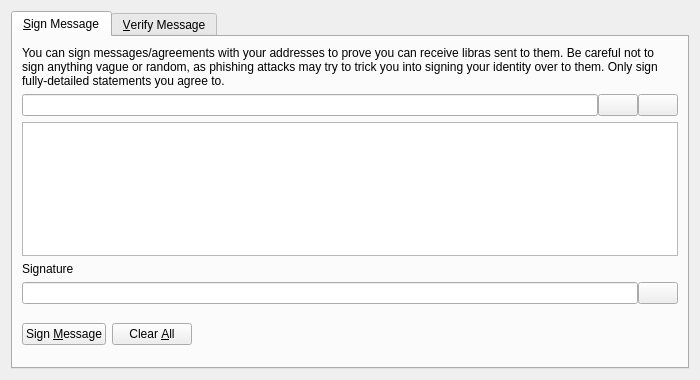
<?xml version="1.0" encoding="UTF-8"?>
<ui version="4.0">
 <class>SignVerifyMessageDialog</class>
 <widget class="QDialog" name="SignVerifyMessageDialog">
  <property name="geometry">
   <rect>
    <x>0</x>
    <y>0</y>
    <width>700</width>
    <height>380</height>
   </rect>
  </property>
  <property name="windowTitle">
   <string>Signatures - Sign / Verify a Message</string>
  </property>
  <property name="modal">
   <bool>true</bool>
  </property>
  <layout class="QVBoxLayout" name="verticalLayout">
   <item>
    <widget class="QTabWidget" name="tabWidget">
     <property name="currentIndex">
      <number>0</number>
     </property>
     <widget class="QWidget" name="tabSignMessage">
      <attribute name="title">
       <string>&amp;Sign Message</string>
      </attribute>
      <layout class="QVBoxLayout" name="verticalLayout_SM">
       <item>
        <widget class="QLabel" name="infoLabel_SM">
         <property name="text">
          <string>You can sign messages/agreements with your addresses to prove you can receive libras sent to them. Be careful not to sign anything vague or random, as phishing attacks may try to trick you into signing your identity over to them. Only sign fully-detailed statements you agree to.</string>
         </property>
         <property name="textFormat">
          <enum>Qt::PlainText</enum>
         </property>
         <property name="wordWrap">
          <bool>true</bool>
         </property>
        </widget>
       </item>
       <item>
        <layout class="QHBoxLayout" name="horizontalLayout_1_SM">
         <property name="spacing">
          <number>0</number>
         </property>
         <item>
          <widget class="QValidatedLineEdit" name="addressIn_SM">
           <property name="toolTip">
            <string>The Libra address to sign the message with</string>
           </property>
          </widget>
         </item>
         <item>
          <widget class="QPushButton" name="addressBookButton_SM">
           <property name="toolTip">
            <string>Choose previously used address</string>
           </property>
           <property name="text">
            <string/>
           </property>
           <property name="icon">
            <iconset resource="../libra.qrc">
             <normaloff>:/icons/address-book</normaloff>:/icons/address-book</iconset>
           </property>
           <property name="shortcut">
            <string>Alt+A</string>
           </property>
           <property name="autoDefault">
            <bool>false</bool>
           </property>
          </widget>
         </item>
         <item>
          <widget class="QPushButton" name="pasteButton_SM">
           <property name="toolTip">
            <string>Paste address from clipboard</string>
           </property>
           <property name="text">
            <string/>
           </property>
           <property name="icon">
            <iconset resource="../libra.qrc">
             <normaloff>:/icons/editpaste</normaloff>:/icons/editpaste</iconset>
           </property>
           <property name="shortcut">
            <string>Alt+P</string>
           </property>
           <property name="autoDefault">
            <bool>false</bool>
           </property>
          </widget>
         </item>
        </layout>
       </item>
       <item>
        <widget class="QPlainTextEdit" name="messageIn_SM">
         <property name="toolTip">
          <string>Enter the message you want to sign here</string>
         </property>
        </widget>
       </item>
       <item>
        <widget class="QLabel" name="signatureLabel_SM">
         <property name="text">
          <string>Signature</string>
         </property>
         <property name="textFormat">
          <enum>Qt::PlainText</enum>
         </property>
        </widget>
       </item>
       <item>
        <layout class="QHBoxLayout" name="horizontalLayout_2_SM">
         <property name="spacing">
          <number>0</number>
         </property>
         <item>
          <widget class="QLineEdit" name="signatureOut_SM">
           <property name="font">
            <font>
             <italic>true</italic>
            </font>
           </property>
           <property name="readOnly">
            <bool>true</bool>
           </property>
          </widget>
         </item>
         <item>
          <widget class="QPushButton" name="copySignatureButton_SM">
           <property name="toolTip">
            <string>Copy the current signature to the system clipboard</string>
           </property>
           <property name="text">
            <string/>
           </property>
           <property name="icon">
            <iconset resource="../libra.qrc">
             <normaloff>:/icons/editcopy</normaloff>:/icons/editcopy</iconset>
           </property>
           <property name="autoDefault">
            <bool>false</bool>
           </property>
          </widget>
         </item>
        </layout>
       </item>
       <item>
        <layout class="QHBoxLayout" name="horizontalLayout_3_SM">
         <item>
          <widget class="QPushButton" name="signMessageButton_SM">
           <property name="toolTip">
            <string>Sign the message to prove you own this Libra address</string>
           </property>
           <property name="text">
            <string>Sign &amp;Message</string>
           </property>
           <property name="icon">
            <iconset resource="../libra.qrc">
             <normaloff>:/icons/edit</normaloff>:/icons/edit</iconset>
           </property>
           <property name="autoDefault">
            <bool>false</bool>
           </property>
          </widget>
         </item>
         <item>
          <widget class="QPushButton" name="clearButton_SM">
           <property name="toolTip">
            <string>Reset all sign message fields</string>
           </property>
           <property name="text">
            <string>Clear &amp;All</string>
           </property>
           <property name="icon">
            <iconset resource="../libra.qrc">
             <normaloff>:/icons/remove</normaloff>:/icons/remove</iconset>
           </property>
           <property name="autoDefault">
            <bool>false</bool>
           </property>
          </widget>
         </item>
         <item>
          <spacer name="horizontalSpacer_1_SM">
           <property name="orientation">
            <enum>Qt::Horizontal</enum>
           </property>
           <property name="sizeHint" stdset="0">
            <size>
             <width>40</width>
             <height>48</height>
            </size>
           </property>
          </spacer>
         </item>
         <item>
          <widget class="QLabel" name="statusLabel_SM">
           <property name="font">
            <font>
             <weight>75</weight>
             <bold>true</bold>
            </font>
           </property>
           <property name="text">
            <string/>
           </property>
           <property name="wordWrap">
            <bool>true</bool>
           </property>
          </widget>
         </item>
         <item>
          <spacer name="horizontalSpacer_2_SM">
           <property name="orientation">
            <enum>Qt::Horizontal</enum>
           </property>
           <property name="sizeHint" stdset="0">
            <size>
             <width>40</width>
             <height>48</height>
            </size>
           </property>
          </spacer>
         </item>
        </layout>
       </item>
      </layout>
     </widget>
     <widget class="QWidget" name="tabVerifyMessage">
      <attribute name="title">
       <string>&amp;Verify Message</string>
      </attribute>
      <layout class="QVBoxLayout" name="verticalLayout_VM">
       <item>
        <widget class="QLabel" name="infoLabel_VM">
         <property name="text">
          <string>Enter the receiver's address, message (ensure you copy line breaks, spaces, tabs, etc. exactly) and signature below to verify the message. Be careful not to read more into the signature than what is in the signed message itself, to avoid being tricked by a man-in-the-middle attack. Note that this only proves the signing party receives with the address, it cannot prove sendership of any transaction!</string>
         </property>
         <property name="textFormat">
          <enum>Qt::PlainText</enum>
         </property>
         <property name="alignment">
          <set>Qt::AlignLeading|Qt::AlignLeft|Qt::AlignTop</set>
         </property>
         <property name="wordWrap">
          <bool>true</bool>
         </property>
        </widget>
       </item>
       <item>
        <layout class="QHBoxLayout" name="horizontalLayout_1_VM">
         <property name="spacing">
          <number>0</number>
         </property>
         <item>
          <widget class="QValidatedLineEdit" name="addressIn_VM">
           <property name="toolTip">
            <string>The Libra address the message was signed with</string>
           </property>
          </widget>
         </item>
         <item>
          <widget class="QPushButton" name="addressBookButton_VM">
           <property name="toolTip">
            <string>Choose previously used address</string>
           </property>
           <property name="text">
            <string/>
           </property>
           <property name="icon">
            <iconset resource="../libra.qrc">
             <normaloff>:/icons/address-book</normaloff>:/icons/address-book</iconset>
           </property>
           <property name="shortcut">
            <string>Alt+A</string>
           </property>
           <property name="autoDefault">
            <bool>false</bool>
           </property>
          </widget>
         </item>
        </layout>
       </item>
       <item>
        <widget class="QPlainTextEdit" name="messageIn_VM"/>
       </item>
       <item>
        <widget class="QValidatedLineEdit" name="signatureIn_VM"/>
       </item>
       <item>
        <layout class="QHBoxLayout" name="horizontalLayout_2_VM">
         <item>
          <widget class="QPushButton" name="verifyMessageButton_VM">
           <property name="toolTip">
            <string>Verify the message to ensure it was signed with the specified Libra address</string>
           </property>
           <property name="text">
            <string>Verify &amp;Message</string>
           </property>
           <property name="icon">
            <iconset resource="../libra.qrc">
             <normaloff>:/icons/transaction_0</normaloff>:/icons/transaction_0</iconset>
           </property>
           <property name="autoDefault">
            <bool>false</bool>
           </property>
          </widget>
         </item>
         <item>
          <widget class="QPushButton" name="clearButton_VM">
           <property name="toolTip">
            <string>Reset all verify message fields</string>
           </property>
           <property name="text">
            <string>Clear &amp;All</string>
           </property>
           <property name="icon">
            <iconset resource="../libra.qrc">
             <normaloff>:/icons/remove</normaloff>:/icons/remove</iconset>
           </property>
           <property name="autoDefault">
            <bool>false</bool>
           </property>
          </widget>
         </item>
         <item>
          <spacer name="horizontalSpacer_1_VM">
           <property name="orientation">
            <enum>Qt::Horizontal</enum>
           </property>
           <property name="sizeHint" stdset="0">
            <size>
             <width>40</width>
             <height>48</height>
            </size>
           </property>
          </spacer>
         </item>
         <item>
          <widget class="QLabel" name="statusLabel_VM">
           <property name="font">
            <font>
             <weight>75</weight>
             <bold>true</bold>
            </font>
           </property>
           <property name="text">
            <string/>
           </property>
           <property name="wordWrap">
            <bool>true</bool>
           </property>
          </widget>
         </item>
         <item>
          <spacer name="horizontalSpacer_2_VM">
           <property name="orientation">
            <enum>Qt::Horizontal</enum>
           </property>
           <property name="sizeHint" stdset="0">
            <size>
             <width>40</width>
             <height>48</height>
            </size>
           </property>
          </spacer>
         </item>
        </layout>
       </item>
      </layout>
     </widget>
    </widget>
   </item>
  </layout>
 </widget>
 <customwidgets>
  <customwidget>
   <class>QValidatedLineEdit</class>
   <extends>QLineEdit</extends>
   <header>qt/qvalidatedlineedit.h</header>
  </customwidget>
 </customwidgets>
 <resources>
  <include location="../libra.qrc"/>
 </resources>
 <connections/>
</ui>
